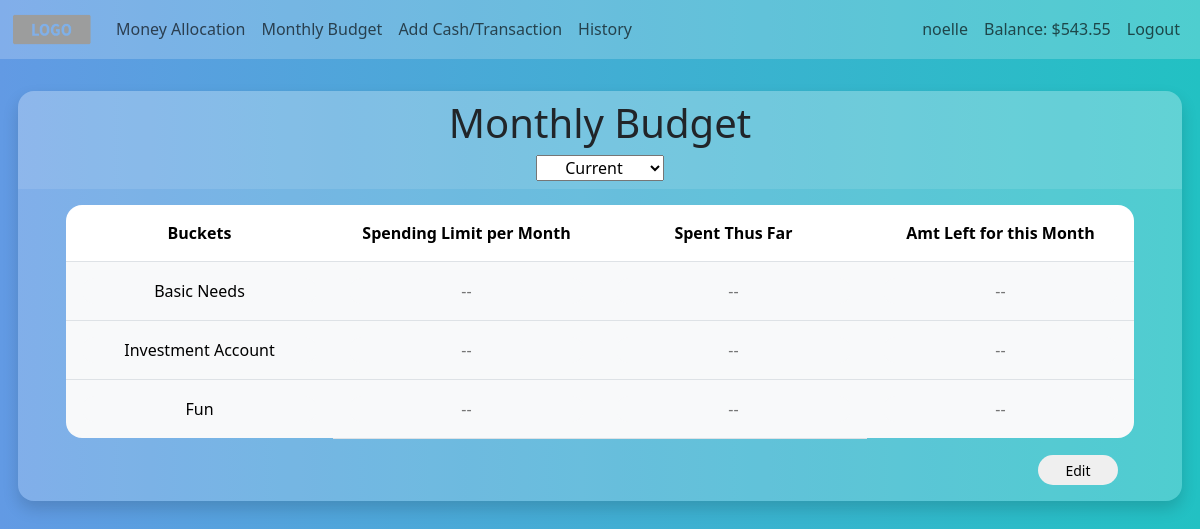
Before: /monthly (signed in) with the older database file.
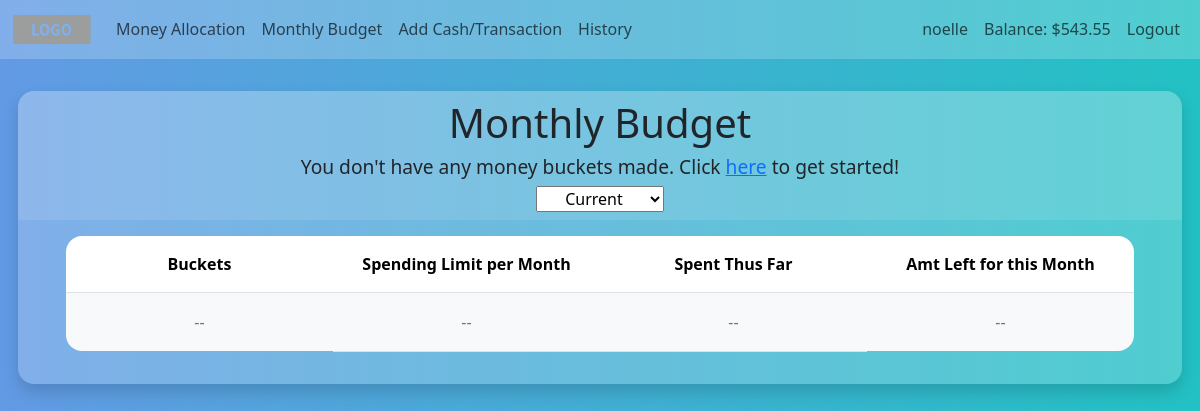
After: the same page with the newer database file.
### tables this page shows
CREATE TABLE buckets (
                                id INTEGER NOT NULL,
                                owner_id INTEGER NOT NULL,
                                index_num INTEGER NOT NULL,
                                name TEXT NOT NULL,
                                percent_allocation INTEGER NOT NULL,
                                month_limit NUMERIC,
                                FOREIGN KEY(owner_id) REFERENCES users(id),
                                PRIMARY KEY(id)
                              );

### app.py (the view)
@app.route("/monthly", methods=["GET", "POST"])
@login_required
def monthly():
    if request.method == "POST":
        data = request.get_json(silent=True)
        if data is not None:
            for bucket in data:
                db.execute("UPDATE buckets SET month_limit = ? WHERE name = ? AND owner_id = ?",
                    data[bucket][1],
                    data[bucket][0],
                    session["user_id"]
                )
        if data is not None:
            current_abbrev_month = datetime.now().strftime("%b")
            current_full_yr = datetime.now().strftime("%Y")
            recent_history = db.execute("SELECT month, year FROM budget_history WHERE month = ? AND year = ?", current_abbrev_month, current_full_yr)
            if recent_history:
                db.execute("DELETE FROM budget_history WHERE owner_id = ? AND month = ? AND year = ?",
                    session["user_id"],
                    current_abbrev_month,
                    current_full_yr
                )
                data_to_list = list(data.items())
                index = 0
                for bucket in data:
                    db.execute("INSERT INTO budget_history (owner_id, index_num, bucket_name, month_limit, month, year) VALUES (?, ?, ?, ?, ?, ?)",
                        session["user_id"],
                        index,
                        data[bucket][0],
                        data[bucket][1],
                        current_abbrev_month,
                        current_full_yr
                    )
                    index += 1
            else:
                data_to_list = list(data.items())
                index = 0
                for bucket in data:
                    db.execute("INSERT INTO budget_history (owner_id, index_num, bucket_name, month_limit, month, year) VALUES (?, ?, ?, ?, ?, ?)",
                        session["user_id"],
                        index,
                        data[bucket][0],
                        data[bucket][1],
                        current_abbrev_month,
                        current_full_yr
                    )
                    index += 1
        return redirect("/monthly")
    else:
        existing = db.execute("SELECT * FROM buckets WHERE owner_id = ?", session["user_id"])
        money = db.execute("SELECT money FROM users WHERE id = ?", session["user_id"])[0]["money"]
        transactions = db.execute("SELECT * FROM history WHERE owner_id = ?", session["user_id"])
        current_month = datetime.now().strftime("%m")
        current_yr = datetime.now().strftime("%y")
        expenses = {}
        for bucket in existing:
            expenses[bucket["name"]] = []
        for transaction in transactions:
            m = transaction["date"][:2]
            y = transaction["date"][-2:]
            if transaction["item_type"] != "Deposit" and transaction["bucket"] in expenses and m == current_month and y == current_yr:
                if len(expenses[transaction["bucket"]]) > 0:
                    expenses[transaction["bucket"]][0] += transaction["amt"]
                else:
                    expenses[transaction["bucket"]].append(transaction["amt"])
        with open('static/history.json', 'w') as file:
            json.dump(expenses, file)
        past_budget = db.execute("SELECT * FROM budget_history WHERE owner_id = ?", session["user_id"])
        past_dates = []
        for history in past_budget:
            date = f"{history['month']} {str(history['year'])}"
            if date not in past_dates and history['month'] != datetime.now().strftime("%b") and history['year'] != datetime.now().strftime("%Y"):
                past_dates.append(f"{history['month']} {str(history['year'])}")
        past_dates.reverse()
        if existing:
            return render_template("monthly.html",
                existing=existing,
                usd=usd,
                expenses=expenses,
                thousands=thousands,
                past_dates=past_dates
            )
        return render_template("monthly.html")

### app.py (called while the page is built)
@app.after_request
def after_request(response):
    response.headers["Cache-Control"] = "no-cache, no-store, must-revalidate"
    response.headers["Expires"] = 0
    response.headers["Pragma"] = "no-cache"
    return response

### helpers.py (called while the page is built)
def login_required(f):
    @wraps(f)
    def decorated_function(*args, **kwargs):
        if session.get("user_id") is None:
            return redirect("/login")
        return f(*args, **kwargs)
    return decorated_function

### templates/monthly.html (shortened to what this page needs)
{% extends "layout.html" %}
{% block main %}
<div class="monthly-ctnr">
	<div class="bucket-ctnr ctnr text-center shadow d-flex flex-column align-items-center">
		<div class="header bucket-header">
			<h1>Monthly Budget</h1>
			<h3 class="get-started">
				{% if not existing %}
					You don't have any money buckets made. Click <a href="/">here</a> to get started!
				{% endif %}
			</h3>
			<select name="dates" class="text-center dates">
				<option value="Current">Current</option>
			</select>
		</div>
		<form action="/monthly" method="post" class="bucket-form d-inline-block">
			<table class="table bucket-table">
				<thead class="bucket-head">
					<tr class="col-headers">
						<th>Buckets</th>
						<th>Spending Limit per Month</th>
						<th>Spent Thus Far</th>
						<th>Amt Left for this Month</th>
					</tr>
				</thead>
				<tbody class="bucket-body">
					{% if existing %}
						{% for bucket in existing %}
							<tr>
								<td><input class="bucket-input bucket-name saved" type="text" name="bucket" value="{{ bucket.name }}" readonly></td>
								{% if bucket.month_limit %}
									<td><input class="bucket-input limit saved int-only" type="text" inputmode="numeric" name="limit" placeholder="--" value="{{ thousands(bucket.month_limit) }}"></td>
								{% else %}
									<td><input class="bucket-input limit saved int-only" type="text" inputmode="numeric" name="limit" placeholder="--"></td>
								{% endif %}
								{% if bucket.month_limit and expenses[bucket.name][0] %}
									<td><input class="spending saved" type="text" name="spending" placeholder="--" value="{{ usd(expenses[bucket.name][0]) }}" readonly></td>
									<td><input class="remaining saved existing" type="text" name="remaining" value="{{ usd(bucket.month_limit - expenses[bucket.name][0]) }}" readonly></td>
								{% elif bucket.month_limit %}
									<td><input class="spending saved" type="text" name="spending" placeholder="--" value="{{ usd(0) }}" readonly></td>
									<td><input class="remaining saved existing" type="text" name="remaining" value="{{ usd(bucket.month_limit) }}" readonly></td>
								{% else %}
									<td><input class="spending saved" type="text" name="spending" placeholder="--" readonly></td>
									<td><input class="remaining saved" type="text" name="remaining" placeholder="--" readonly></td>
								{% endif %}
							</tr>
						{% endfor%}
					{% else %}
						<tr class="empty-row">
							<td><input class="bucket-input bucket-name saved" type="text" name="bucket" placeholder="--" readonly></td>
							<td><input class="bucket-input limit saved int-only" type="text" inputmode="numeric" name="limit" placeholder="--"></td>
							<td><input class="spending saved" type="text" name="spending" placeholder="--" readonly></td>
							<td><input class="remaining saved" type="text" name="remaining" placeholder="--" readonly></td>
						</tr>
					{% endif %}
				</tbody>
			</table>
			{% if existing %}
			<div class="btns-ctnr">
				<div class="first-layer-btns">
					<button class="bucket-btn edit-btn">Edit</button>
				</div>
			</div>
			{% endif %}
		</form>
	</div>
</div>
{% endblock %}

Changed rows visible on the page:
no longer on this page (row edited): buckets: bucket "Basic Needs"
no longer on this page (row edited): buckets: bucket "Investment Account"
no longer on this page (row edited): buckets: bucket "Fun"
Other visible differences:
text no longer shown: "Edit"
text now shown: "You don't have any money buckets made. Click here to get started!"
